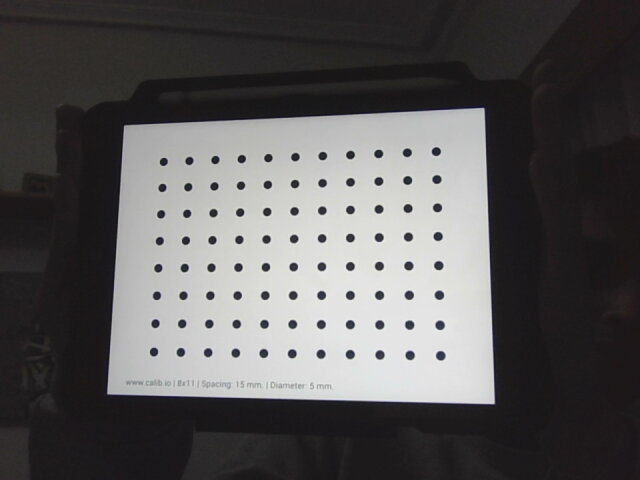
#> input picture Images/Not_Calib/Lote_6_Batch/2023-03-20-212054_11.jpg, 640 x 480 px; its folder holds only this picture in this run
$ python circles_calibration.py
#> lines starting #> are read from the running program, lines starting #| are printed output that depends on the picture; long printed decimals are rounded
import numpy as np
import cv2
import glob

# Filas y columnas del tablero (puede variar)
COLS, ROWS = 11,8

# Lote de imagenes
LOTE = 'Lote_6_Batch/'

# Ubicacion de imagenes sin calibrar y directorios para guardar imagenes
FOLDER_DISTORTED = './Images/Not_Calib/' + LOTE
FOLDER_SAVE = './Images/Calib/' + LOTE
FOLDER_DRAWING = './Images/Drawing/' + LOTE

# Resolución de la imagen
WIDTH_RES = 640     # Webcam
HEIGHT_RES = 480     # Webcam
#WIDTH_RES = 4032   # Iphone 11
#HEIGHT_RES = 3024   # Iphone 11

# Se crean COLS*ROWS puntos tridimensionales correspondientes a las esquinas del tablero
objp = np.zeros((COLS*ROWS,3), np.float32)
objp[:,:2] = np.mgrid[0:COLS,0:ROWS].T.reshape(-1,2)

# Puntos reales y puntos de imagen
objpoints = [] # 3d
imgpoints = [] # 2d

# Se obtiene el conjunto de imagenes (cuidado con formato)
imagenes = glob.glob('{}*.jpg'.format(FOLDER_DISTORTED))

# Resolución de la imagen reescalada para guardar (opcional)
# NEW_W = 640
# NEW_H = 480

# Propiedades de la imagen
print( "Resolucion: " + str(WIDTH_RES) + "x" + str(HEIGHT_RES))

# Parámetros y precisión de Subpix
criteria = (cv2.TERM_CRITERIA_EPS + cv2.TERM_CRITERIA_MAX_ITER, 30, 0.001)

# Obtencion de puntos 2d
i = 1
for fname in imagenes:

    # Se carga la imagen
    img = cv2.imread(fname)
#> img is the input picture: shape (480, 640, 3); mean B, G, R 88.3, 88.1, 89.6
    # img = cv2.resize(imagen, (NEW_W, NEW_H))
    gray = cv2.cvtColor(img,cv2.COLOR_BGR2GRAY)

    # Búsqueda de círculos
    ret, corners = cv2.findCirclesGrid(gray, (COLS,ROWS),None)
#> ret = True; corners = 88 rows, first 8: [163.3, 161.4], [188.9, 160.5], [214.9, 159.5], [241.3, 158.6], [267.9, 157.6], [294.9, 156.7], [322.3, 155.6], [350, 154.5]


    # Si se hane encontrado puntos, los añade
    if ret == True:
        objpoints.append(objp)
        imgpoints.append(corners)
        i += 1


# Se calibra la camara relacionando los puntos 3D y 2D obtenidos. Se obtiene la matriz de parametros,
# vectores de rotacion, de traslacion, y coeficientes de distorsion.
ret, mtx, dist, rvecs, tvecs = cv2.calibrateCamera(objpoints, imgpoints, gray.shape[::-1],None,None)
#> ret = 0.0206; mtx = [[644.9, 0, 313.6], [0, 642.6, 229], [0, 0, 1]]; dist = [[0.0796, -0.848, -0.0033, -0.00264, 3.76]]; rvecs = ([-0.172, 0.17, -0.00416],); tvecs = ([-5.6, -2.52, 24.15],)

# Se obtiene parametros de rectificacion / desdistorsion
mapx, mapy = cv2.initUndistortRectifyMap(mtx, dist, None, mtx, (WIDTH_RES, HEIGHT_RES), 5)
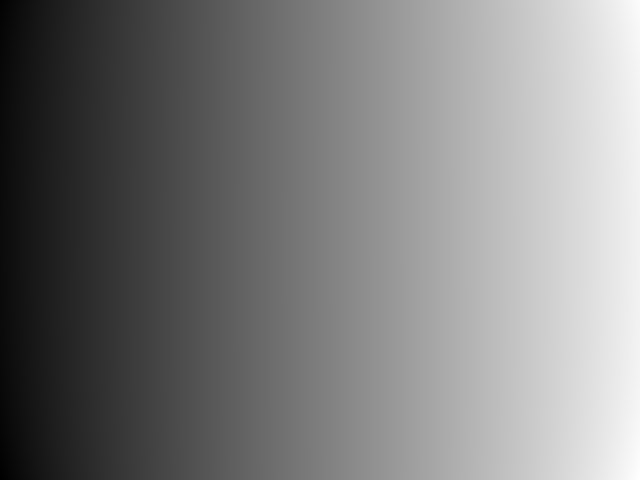
#> mapx: shape (480, 640) float32; min -39.11, max 683.6, mean 319.3; drawn with min black and max white
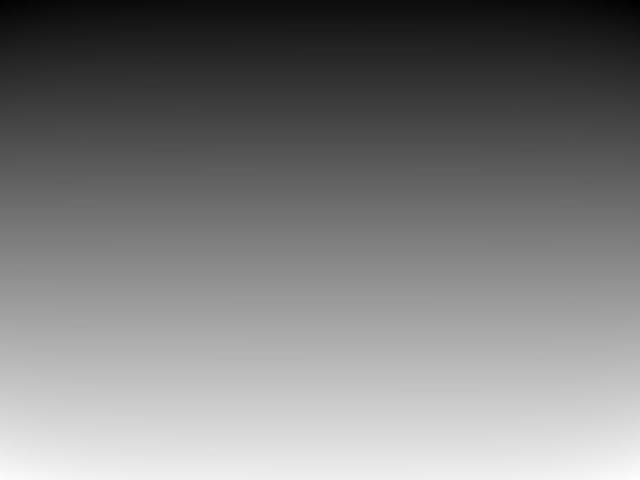
#> mapy: shape (480, 640) float32; min -27.29, max 512.9, mean 239.3; drawn with min black and max white

# Se desdistorsionan las imagenes para guardarlas en su carpeta
i = 1
for fname in imagenes:

  # Se desdistorsiona la imagen con los parametros obtenidos anteriormente
  imagen = cv2.imread(fname)
  img = cv2.remap(imagen, mapx, mapy, cv2.INTER_LINEAR)
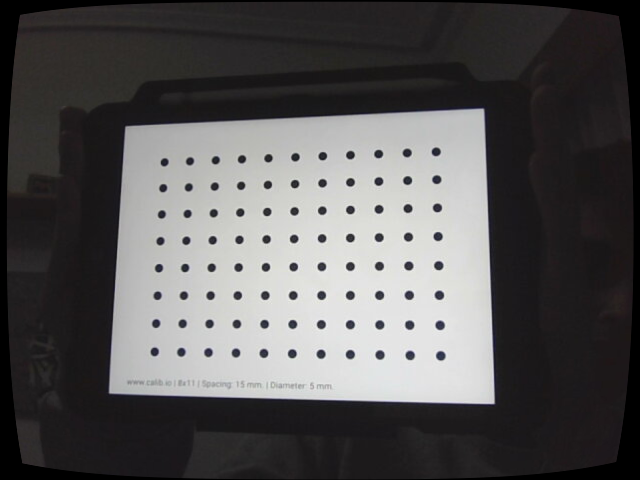
#> img: shape (480, 640, 3); mean B, G, R 86.4, 86.1, 87.5

  # Se guarda la imagen
  cv2.imwrite(FOLDER_SAVE + "calibrated" + str(i) + ".jpg",img)
  i += 1

# Se calcula error acumulado y el posterior error de reproyeccion
total_error = 0
for i in range(len(objpoints)):

  # Se obtiene la distancia entre los puntos sacados de forma bruta con los proyectados en la
  # realidad tras obtenerse la matriz de calibracion.
  imgpoints2, _ = cv2.projectPoints(objpoints[i], rvecs[i], tvecs[i], mtx, dist)

  # Se divide el entre el numero de puntos para obtener el error medio de cada imagen
  error = cv2.norm(imgpoints[i], imgpoints2, cv2.NORM_L2)/len(imgpoints2)
  total_error += error
#> this loop made 1 pass
#> (error, total_error) on pass 1: (0.00219, 0.00219)
#> after the loop, total_error = 0.00219


total_error = total_error/len(objpoints)
# Se divide el entre el numero de puntos 3D para obtener el error medio de todas las imagenes
print("Error total: " + str(total_error))
#| Error total: 0.002191

# Almacenar los parámetros de la calibración
model = "matrix_{}x{}".format(COLS,ROWS)
np.savez(model, mtx=mtx, dist=dist)

$ run again, on Images/Not_Calib/Lote_6_Batch/2023-03-20-212054_18.jpg
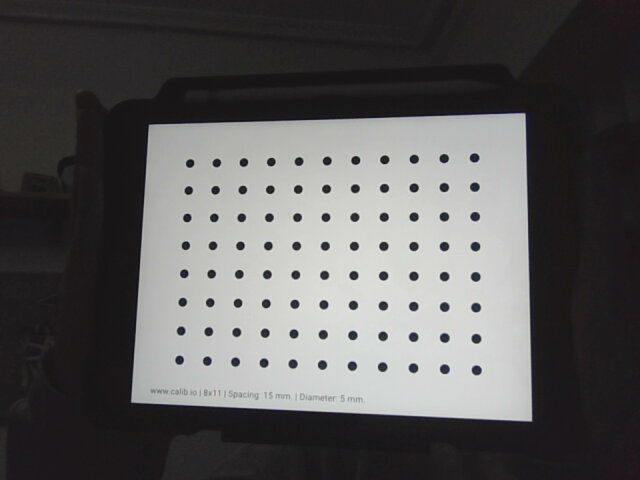
#> input picture Images/Not_Calib/Lote_6_Batch/2023-03-20-212054_18.jpg, 640 x 480 px
#> img is the input picture: shape (480, 640, 3); mean B, G, R 89, 89, 90.2
#> `ret, corners = cv2.findCirclesGrid(gray, (COLS,ROWS),None)`: ret = True; corners = 88 rows, first 8: [189.7, 163], [216.4, 162.5], [243.4, 162.1], [270.8, 161.6], [298.6, 161.1], [326.7, 160.6], [355.3, 160], [384.3, 159.4]
#> `ret, mtx, dist, rvecs, tvecs = cv2.calibrateCamera(objpoints, imgpoint..`: ret = 0.018; mtx = [[623.6, 0, 320.2], [0, 620.6, 231.2], [0, 0, 1]]; dist = [[0.0861, -0.956, -0.00259, -0.00432, 4.03]]; rvecs = ([-0.142, 0.17, 0.0115],); tvecs = ([-4.7, -2.47, 22.59],)
#> `img = cv2.remap(imagen, mapx, mapy, cv2.INTER_LINEAR)`:
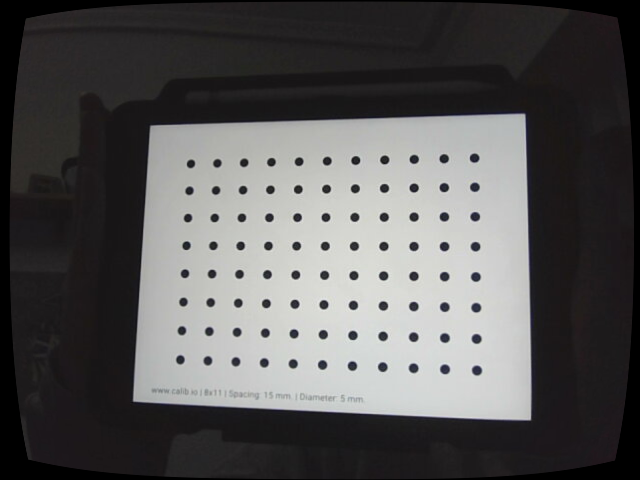
#> img: shape (480, 640, 3); mean B, G, R 86.8, 86.9, 87.9
#> the loop `for i in range(len(objpoints)):` made 1 pass
#> (error, total_error) on pass 1: (0.00192, 0.00192)
#> after the loop `for i in range(len(objpoints)):`: total_error = 0.00192
#| Error total: 0.001918

$ run again, on Images/Not_Calib/Lote_6_Batch/2023-03-20-212054_19.jpg
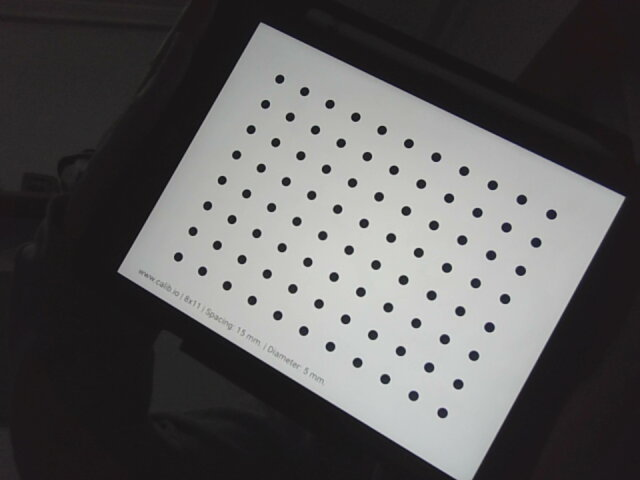
#> input picture Images/Not_Calib/Lote_6_Batch/2023-03-20-212054_19.jpg, 640 x 480 px
#> img is the input picture: shape (480, 640, 3); mean B, G, R 90.7, 90.6, 91.6
#> `ret, corners = cv2.findCirclesGrid(gray, (COLS,ROWS),None)`: ret = True; corners = 88 rows, first 8: [279.3, 78.72], [304.2, 91.14], [329.5, 103.8], [355.3, 116.7], [381.6, 129.8], [408.4, 143.2], [435.8, 156.8], [463.7, 170.7]
#> `ret, mtx, dist, rvecs, tvecs = cv2.calibrateCamera(objpoints, imgpoint..`: ret = 0.0218; mtx = [[620.6, 0, 316.1], [0, 620.7, 241.1], [0, 0, 1]]; dist = [[0.0576, -0.415, -0.00197, -0.00199, 1.21]]; rvecs = ([-0.0884, 0.195, 0.507],); tvecs = ([-1.26, -5.57, 21.38],)
#> `img = cv2.remap(imagen, mapx, mapy, cv2.INTER_LINEAR)`:
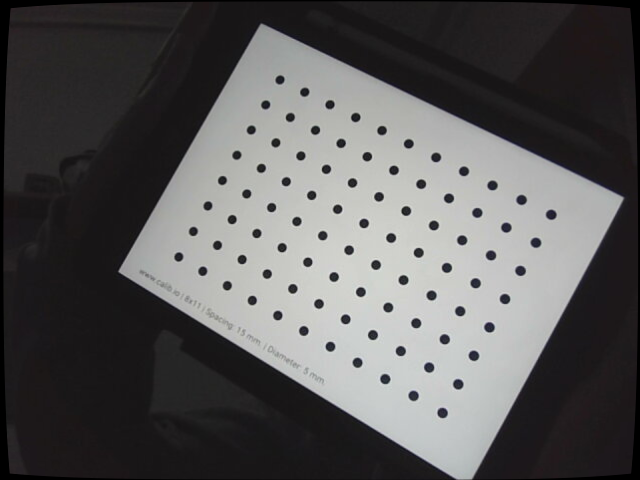
#> img: shape (480, 640, 3); mean B, G, R 89.7, 89.6, 90.6
#> the loop `for i in range(len(objpoints)):` made 1 pass
#> (error, total_error) on pass 1: (0.00232, 0.00232)
#> after the loop `for i in range(len(objpoints)):`: total_error = 0.00232
#| Error total: 0.002319
